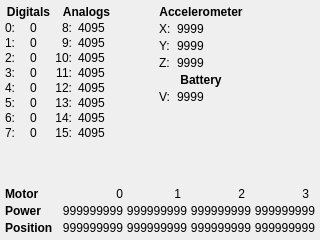
<ui version="4.0" >
 <class>Sensors</class>
 <widget class="QDialog" name="Sensors" >
  <property name="geometry" >
   <rect>
    <x>0</x>
    <y>0</y>
    <width>320</width>
    <height>240</height>
   </rect>
  </property>
  <property name="minimumSize" >
   <size>
    <width>320</width>
    <height>240</height>
   </size>
  </property>
  <property name="maximumSize" >
   <size>
    <width>320</width>
    <height>240</height>
   </size>
  </property>
  <property name="windowTitle" >
   <string>Chumby Sensors</string>
  </property>
  <layout class="QVBoxLayout" name="verticalLayout_2" >
   <property name="spacing" >
    <number>3</number>
   </property>
   <property name="margin" >
    <number>5</number>
   </property>
   <item>
    <layout class="QHBoxLayout" name="horizontalLayout" >
     <item>
      <layout class="QGridLayout" name="gridLayout_4" >
       <property name="spacing" >
        <number>3</number>
       </property>
       <item row="1" column="0" >
        <widget class="QLabel" name="label_11" >
         <property name="minimumSize" >
          <size>
           <width>22</width>
           <height>12</height>
          </size>
         </property>
         <property name="maximumSize" >
          <size>
           <width>22</width>
           <height>12</height>
          </size>
         </property>
         <property name="text" >
          <string>0: </string>
         </property>
        </widget>
       </item>
       <item row="1" column="1" >
        <widget class="QLabel" name="ui_Digital0" >
         <property name="minimumSize" >
          <size>
           <width>22</width>
           <height>12</height>
          </size>
         </property>
         <property name="maximumSize" >
          <size>
           <width>22</width>
           <height>12</height>
          </size>
         </property>
         <property name="text" >
          <string>0</string>
         </property>
        </widget>
       </item>
       <item row="2" column="0" >
        <widget class="QLabel" name="label_12" >
         <property name="minimumSize" >
          <size>
           <width>22</width>
           <height>12</height>
          </size>
         </property>
         <property name="maximumSize" >
          <size>
           <width>22</width>
           <height>12</height>
          </size>
         </property>
         <property name="text" >
          <string>1: </string>
         </property>
        </widget>
       </item>
       <item row="2" column="1" >
        <widget class="QLabel" name="ui_Digital1" >
         <property name="minimumSize" >
          <size>
           <width>22</width>
           <height>12</height>
          </size>
         </property>
         <property name="maximumSize" >
          <size>
           <width>22</width>
           <height>12</height>
          </size>
         </property>
         <property name="text" >
          <string>0</string>
         </property>
        </widget>
       </item>
       <item row="3" column="0" >
        <widget class="QLabel" name="label_13" >
         <property name="minimumSize" >
          <size>
           <width>22</width>
           <height>12</height>
          </size>
         </property>
         <property name="maximumSize" >
          <size>
           <width>22</width>
           <height>12</height>
          </size>
         </property>
         <property name="text" >
          <string>2: </string>
         </property>
        </widget>
       </item>
       <item row="3" column="1" >
        <widget class="QLabel" name="ui_Digital2" >
         <property name="minimumSize" >
          <size>
           <width>22</width>
           <height>12</height>
          </size>
         </property>
         <property name="maximumSize" >
          <size>
           <width>22</width>
           <height>12</height>
          </size>
         </property>
         <property name="text" >
          <string>0</string>
         </property>
        </widget>
       </item>
       <item row="4" column="0" >
        <widget class="QLabel" name="label_14" >
         <property name="minimumSize" >
          <size>
           <width>22</width>
           <height>12</height>
          </size>
         </property>
         <property name="maximumSize" >
          <size>
           <width>22</width>
           <height>12</height>
          </size>
         </property>
         <property name="text" >
          <string>3: </string>
         </property>
        </widget>
       </item>
       <item row="4" column="1" >
        <widget class="QLabel" name="ui_Digital3" >
         <property name="minimumSize" >
          <size>
           <width>22</width>
           <height>12</height>
          </size>
         </property>
         <property name="maximumSize" >
          <size>
           <width>22</width>
           <height>12</height>
          </size>
         </property>
         <property name="text" >
          <string>0</string>
         </property>
        </widget>
       </item>
       <item row="5" column="0" >
        <widget class="QLabel" name="label_15" >
         <property name="minimumSize" >
          <size>
           <width>22</width>
           <height>12</height>
          </size>
         </property>
         <property name="maximumSize" >
          <size>
           <width>22</width>
           <height>12</height>
          </size>
         </property>
         <property name="text" >
          <string>4: </string>
         </property>
        </widget>
       </item>
       <item row="5" column="1" >
        <widget class="QLabel" name="ui_Digital4" >
         <property name="minimumSize" >
          <size>
           <width>22</width>
           <height>12</height>
          </size>
         </property>
         <property name="maximumSize" >
          <size>
           <width>22</width>
           <height>12</height>
          </size>
         </property>
         <property name="text" >
          <string>0</string>
         </property>
        </widget>
       </item>
       <item row="6" column="0" >
        <widget class="QLabel" name="label_16" >
         <property name="minimumSize" >
          <size>
           <width>22</width>
           <height>12</height>
          </size>
         </property>
         <property name="maximumSize" >
          <size>
           <width>22</width>
           <height>12</height>
          </size>
         </property>
         <property name="text" >
          <string>5: </string>
         </property>
        </widget>
       </item>
       <item row="6" column="1" >
        <widget class="QLabel" name="ui_Digital5" >
         <property name="minimumSize" >
          <size>
           <width>22</width>
           <height>12</height>
          </size>
         </property>
         <property name="maximumSize" >
          <size>
           <width>22</width>
           <height>12</height>
          </size>
         </property>
         <property name="text" >
          <string>0</string>
         </property>
        </widget>
       </item>
       <item row="7" column="0" >
        <widget class="QLabel" name="label_17" >
         <property name="minimumSize" >
          <size>
           <width>22</width>
           <height>12</height>
          </size>
         </property>
         <property name="maximumSize" >
          <size>
           <width>22</width>
           <height>12</height>
          </size>
         </property>
         <property name="text" >
          <string>6: </string>
         </property>
        </widget>
       </item>
       <item row="7" column="1" >
        <widget class="QLabel" name="ui_Digital6" >
         <property name="minimumSize" >
          <size>
           <width>22</width>
           <height>12</height>
          </size>
         </property>
         <property name="maximumSize" >
          <size>
           <width>22</width>
           <height>12</height>
          </size>
         </property>
         <property name="text" >
          <string>0</string>
         </property>
        </widget>
       </item>
       <item row="8" column="0" >
        <widget class="QLabel" name="label_19" >
         <property name="minimumSize" >
          <size>
           <width>22</width>
           <height>12</height>
          </size>
         </property>
         <property name="maximumSize" >
          <size>
           <width>22</width>
           <height>12</height>
          </size>
         </property>
         <property name="text" >
          <string>7: </string>
         </property>
        </widget>
       </item>
       <item row="8" column="1" >
        <widget class="QLabel" name="ui_Digital7" >
         <property name="minimumSize" >
          <size>
           <width>22</width>
           <height>12</height>
          </size>
         </property>
         <property name="maximumSize" >
          <size>
           <width>22</width>
           <height>12</height>
          </size>
         </property>
         <property name="text" >
          <string>0</string>
         </property>
        </widget>
       </item>
       <item row="0" column="0" colspan="2" >
        <widget class="QLabel" name="label_21" >
         <property name="font" >
          <font>
           <weight>75</weight>
           <bold>true</bold>
          </font>
         </property>
         <property name="text" >
          <string>Digitals</string>
         </property>
         <property name="alignment" >
          <set>Qt::AlignCenter</set>
         </property>
        </widget>
       </item>
       <item row="9" column="0" >
        <spacer name="verticalSpacer_3" >
         <property name="orientation" >
          <enum>Qt::Vertical</enum>
         </property>
         <property name="sizeHint" stdset="0" >
          <size>
           <width>20</width>
           <height>40</height>
          </size>
         </property>
        </spacer>
       </item>
      </layout>
     </item>
     <item>
      <layout class="QGridLayout" name="gridLayout_2" >
       <property name="spacing" >
        <number>3</number>
       </property>
       <item row="1" column="0" >
        <widget class="QLabel" name="label_18" >
         <property name="minimumSize" >
          <size>
           <width>17</width>
           <height>12</height>
          </size>
         </property>
         <property name="maximumSize" >
          <size>
           <width>17</width>
           <height>12</height>
          </size>
         </property>
         <property name="text" >
          <string> 8:</string>
         </property>
         <property name="alignment" >
          <set>Qt::AlignRight|Qt::AlignTrailing|Qt::AlignVCenter</set>
         </property>
        </widget>
       </item>
       <item row="1" column="1" >
        <widget class="QLabel" name="ui_Analog8" >
         <property name="minimumSize" >
          <size>
           <width>40</width>
           <height>12</height>
          </size>
         </property>
         <property name="maximumSize" >
          <size>
           <width>40</width>
           <height>12</height>
          </size>
         </property>
         <property name="text" >
          <string>4095</string>
         </property>
        </widget>
       </item>
       <item row="2" column="0" >
        <widget class="QLabel" name="label_20" >
         <property name="minimumSize" >
          <size>
           <width>17</width>
           <height>12</height>
          </size>
         </property>
         <property name="maximumSize" >
          <size>
           <width>17</width>
           <height>12</height>
          </size>
         </property>
         <property name="text" >
          <string> 9:</string>
         </property>
         <property name="alignment" >
          <set>Qt::AlignRight|Qt::AlignTrailing|Qt::AlignVCenter</set>
         </property>
        </widget>
       </item>
       <item row="2" column="1" >
        <widget class="QLabel" name="ui_Analog9" >
         <property name="minimumSize" >
          <size>
           <width>40</width>
           <height>12</height>
          </size>
         </property>
         <property name="maximumSize" >
          <size>
           <width>40</width>
           <height>12</height>
          </size>
         </property>
         <property name="text" >
          <string>4095</string>
         </property>
        </widget>
       </item>
       <item row="3" column="0" >
        <widget class="QLabel" name="label_22" >
         <property name="minimumSize" >
          <size>
           <width>17</width>
           <height>12</height>
          </size>
         </property>
         <property name="maximumSize" >
          <size>
           <width>17</width>
           <height>12</height>
          </size>
         </property>
         <property name="text" >
          <string>10:</string>
         </property>
         <property name="alignment" >
          <set>Qt::AlignRight|Qt::AlignTrailing|Qt::AlignVCenter</set>
         </property>
        </widget>
       </item>
       <item row="3" column="1" >
        <widget class="QLabel" name="ui_Analog10" >
         <property name="minimumSize" >
          <size>
           <width>40</width>
           <height>12</height>
          </size>
         </property>
         <property name="maximumSize" >
          <size>
           <width>40</width>
           <height>12</height>
          </size>
         </property>
         <property name="text" >
          <string>4095</string>
         </property>
        </widget>
       </item>
       <item row="4" column="0" >
        <widget class="QLabel" name="label_24" >
         <property name="minimumSize" >
          <size>
           <width>17</width>
           <height>12</height>
          </size>
         </property>
         <property name="maximumSize" >
          <size>
           <width>17</width>
           <height>12</height>
          </size>
         </property>
         <property name="text" >
          <string>11:</string>
         </property>
         <property name="alignment" >
          <set>Qt::AlignRight|Qt::AlignTrailing|Qt::AlignVCenter</set>
         </property>
        </widget>
       </item>
       <item row="4" column="1" >
        <widget class="QLabel" name="ui_Analog11" >
         <property name="minimumSize" >
          <size>
           <width>40</width>
           <height>12</height>
          </size>
         </property>
         <property name="maximumSize" >
          <size>
           <width>40</width>
           <height>12</height>
          </size>
         </property>
         <property name="text" >
          <string>4095</string>
         </property>
        </widget>
       </item>
       <item row="5" column="0" >
        <widget class="QLabel" name="label_26" >
         <property name="minimumSize" >
          <size>
           <width>17</width>
           <height>12</height>
          </size>
         </property>
         <property name="maximumSize" >
          <size>
           <width>17</width>
           <height>12</height>
          </size>
         </property>
         <property name="text" >
          <string>12:</string>
         </property>
         <property name="alignment" >
          <set>Qt::AlignRight|Qt::AlignTrailing|Qt::AlignVCenter</set>
         </property>
        </widget>
       </item>
       <item row="5" column="1" >
        <widget class="QLabel" name="ui_Analog12" >
         <property name="minimumSize" >
          <size>
           <width>40</width>
           <height>12</height>
          </size>
         </property>
         <property name="maximumSize" >
          <size>
           <width>40</width>
           <height>12</height>
          </size>
         </property>
         <property name="text" >
          <string>4095</string>
         </property>
        </widget>
       </item>
       <item row="6" column="0" >
        <widget class="QLabel" name="label_28" >
         <property name="minimumSize" >
          <size>
           <width>17</width>
           <height>12</height>
          </size>
         </property>
         <property name="maximumSize" >
          <size>
           <width>17</width>
           <height>12</height>
          </size>
         </property>
         <property name="text" >
          <string>13:</string>
         </property>
         <property name="alignment" >
          <set>Qt::AlignRight|Qt::AlignTrailing|Qt::AlignVCenter</set>
         </property>
        </widget>
       </item>
       <item row="6" column="1" >
        <widget class="QLabel" name="ui_Analog13" >
         <property name="minimumSize" >
          <size>
           <width>40</width>
           <height>12</height>
          </size>
         </property>
         <property name="maximumSize" >
          <size>
           <width>40</width>
           <height>12</height>
          </size>
         </property>
         <property name="text" >
          <string>4095</string>
         </property>
        </widget>
       </item>
       <item row="7" column="0" >
        <widget class="QLabel" name="label_30" >
         <property name="minimumSize" >
          <size>
           <width>17</width>
           <height>12</height>
          </size>
         </property>
         <property name="maximumSize" >
          <size>
           <width>17</width>
           <height>12</height>
          </size>
         </property>
         <property name="text" >
          <string>14:</string>
         </property>
         <property name="alignment" >
          <set>Qt::AlignRight|Qt::AlignTrailing|Qt::AlignVCenter</set>
         </property>
        </widget>
       </item>
       <item row="7" column="1" >
        <widget class="QLabel" name="ui_Analog14" >
         <property name="minimumSize" >
          <size>
           <width>40</width>
           <height>12</height>
          </size>
         </property>
         <property name="maximumSize" >
          <size>
           <width>40</width>
           <height>12</height>
          </size>
         </property>
         <property name="text" >
          <string>4095</string>
         </property>
        </widget>
       </item>
       <item row="8" column="0" >
        <widget class="QLabel" name="label_32" >
         <property name="minimumSize" >
          <size>
           <width>17</width>
           <height>12</height>
          </size>
         </property>
         <property name="maximumSize" >
          <size>
           <width>17</width>
           <height>12</height>
          </size>
         </property>
         <property name="text" >
          <string>15:</string>
         </property>
         <property name="alignment" >
          <set>Qt::AlignRight|Qt::AlignTrailing|Qt::AlignVCenter</set>
         </property>
        </widget>
       </item>
       <item row="8" column="1" >
        <widget class="QLabel" name="ui_Analog15" >
         <property name="minimumSize" >
          <size>
           <width>40</width>
           <height>12</height>
          </size>
         </property>
         <property name="maximumSize" >
          <size>
           <width>40</width>
           <height>12</height>
          </size>
         </property>
         <property name="text" >
          <string>4095</string>
         </property>
        </widget>
       </item>
       <item row="9" column="0" >
        <spacer name="verticalSpacer_2" >
         <property name="orientation" >
          <enum>Qt::Vertical</enum>
         </property>
         <property name="sizeHint" stdset="0" >
          <size>
           <width>20</width>
           <height>40</height>
          </size>
         </property>
        </spacer>
       </item>
       <item row="0" column="0" colspan="2" >
        <widget class="QLabel" name="label_9" >
         <property name="font" >
          <font>
           <weight>75</weight>
           <bold>true</bold>
          </font>
         </property>
         <property name="text" >
          <string>Analogs</string>
         </property>
         <property name="alignment" >
          <set>Qt::AlignCenter</set>
         </property>
        </widget>
       </item>
      </layout>
     </item>
     <item>
      <spacer name="horizontalSpacer_2" >
       <property name="orientation" >
        <enum>Qt::Horizontal</enum>
       </property>
       <property name="sizeHint" stdset="0" >
        <size>
         <width>40</width>
         <height>20</height>
        </size>
       </property>
      </spacer>
     </item>
     <item>
      <layout class="QGridLayout" name="gridLayout" >
       <item row="0" column="0" colspan="2" >
        <widget class="QLabel" name="label" >
         <property name="font" >
          <font>
           <weight>75</weight>
           <bold>true</bold>
          </font>
         </property>
         <property name="text" >
          <string>Accelerometer</string>
         </property>
         <property name="alignment" >
          <set>Qt::AlignCenter</set>
         </property>
        </widget>
       </item>
       <item row="1" column="0" >
        <widget class="QLabel" name="label_3" >
         <property name="text" >
          <string>X: </string>
         </property>
        </widget>
       </item>
       <item row="1" column="1" >
        <widget class="QLabel" name="ui_AccelerometerX" >
         <property name="sizePolicy" >
          <sizepolicy vsizetype="Preferred" hsizetype="Expanding" >
           <horstretch>0</horstretch>
           <verstretch>0</verstretch>
          </sizepolicy>
         </property>
         <property name="text" >
          <string>9999</string>
         </property>
        </widget>
       </item>
       <item row="2" column="0" >
        <widget class="QLabel" name="label_4" >
         <property name="text" >
          <string>Y: </string>
         </property>
        </widget>
       </item>
       <item row="2" column="1" >
        <widget class="QLabel" name="ui_AccelerometerY" >
         <property name="sizePolicy" >
          <sizepolicy vsizetype="Preferred" hsizetype="Expanding" >
           <horstretch>0</horstretch>
           <verstretch>0</verstretch>
          </sizepolicy>
         </property>
         <property name="text" >
          <string>9999</string>
         </property>
        </widget>
       </item>
       <item row="3" column="0" >
        <widget class="QLabel" name="label_5" >
         <property name="text" >
          <string>Z: </string>
         </property>
        </widget>
       </item>
       <item row="3" column="1" >
        <widget class="QLabel" name="ui_AccelerometerZ" >
         <property name="sizePolicy" >
          <sizepolicy vsizetype="Preferred" hsizetype="Expanding" >
           <horstretch>0</horstretch>
           <verstretch>0</verstretch>
          </sizepolicy>
         </property>
         <property name="text" >
          <string>9999</string>
         </property>
        </widget>
       </item>
       <item row="4" column="0" colspan="2" >
        <widget class="QLabel" name="label_2" >
         <property name="font" >
          <font>
           <weight>75</weight>
           <bold>true</bold>
          </font>
         </property>
         <property name="text" >
          <string>Battery</string>
         </property>
         <property name="alignment" >
          <set>Qt::AlignCenter</set>
         </property>
        </widget>
       </item>
       <item row="5" column="0" >
        <widget class="QLabel" name="label_10" >
         <property name="text" >
          <string>V: </string>
         </property>
        </widget>
       </item>
       <item row="5" column="1" >
        <widget class="QLabel" name="ui_BatteryVoltage" >
         <property name="text" >
          <string>9999</string>
         </property>
        </widget>
       </item>
       <item row="6" column="1" >
        <spacer name="verticalSpacer_4" >
         <property name="orientation" >
          <enum>Qt::Vertical</enum>
         </property>
         <property name="sizeHint" stdset="0" >
          <size>
           <width>20</width>
           <height>40</height>
          </size>
         </property>
        </spacer>
       </item>
      </layout>
     </item>
     <item>
      <spacer name="horizontalSpacer" >
       <property name="orientation" >
        <enum>Qt::Horizontal</enum>
       </property>
       <property name="sizeHint" stdset="0" >
        <size>
         <width>40</width>
         <height>20</height>
        </size>
       </property>
      </spacer>
     </item>
     <item>
      <layout class="QVBoxLayout" name="verticalLayout" >
       <item>
        <widget class="QPushButton" name="ui_CloseButton" >
         <property name="minimumSize" >
          <size>
           <width>30</width>
           <height>30</height>
          </size>
         </property>
         <property name="maximumSize" >
          <size>
           <width>30</width>
           <height>30</height>
          </size>
         </property>
         <property name="text" >
          <string/>
         </property>
         <property name="icon" >
          <iconset resource="icons/icons.qrc" >
           <normaloff>:/actions/Crystal_Clear_action_button_cancel.png</normaloff>:/actions/Crystal_Clear_action_button_cancel.png</iconset>
         </property>
         <property name="iconSize" >
          <size>
           <width>30</width>
           <height>30</height>
          </size>
         </property>
         <property name="flat" >
          <bool>true</bool>
         </property>
        </widget>
       </item>
       <item>
        <spacer name="verticalSpacer" >
         <property name="orientation" >
          <enum>Qt::Vertical</enum>
         </property>
         <property name="sizeHint" stdset="0" >
          <size>
           <width>20</width>
           <height>40</height>
          </size>
         </property>
        </spacer>
       </item>
      </layout>
     </item>
    </layout>
   </item>
   <item>
    <layout class="QGridLayout" name="gridLayout_3" >
     <property name="spacing" >
      <number>3</number>
     </property>
     <item row="0" column="1" >
      <widget class="QLabel" name="label_34" >
       <property name="text" >
        <string>0</string>
       </property>
       <property name="alignment" >
        <set>Qt::AlignRight|Qt::AlignTrailing|Qt::AlignVCenter</set>
       </property>
      </widget>
     </item>
     <item row="0" column="2" >
      <widget class="QLabel" name="label_35" >
       <property name="minimumSize" >
        <size>
         <width>55</width>
         <height>0</height>
        </size>
       </property>
       <property name="maximumSize" >
        <size>
         <width>55</width>
         <height>16777215</height>
        </size>
       </property>
       <property name="text" >
        <string>1</string>
       </property>
       <property name="alignment" >
        <set>Qt::AlignRight|Qt::AlignTrailing|Qt::AlignVCenter</set>
       </property>
      </widget>
     </item>
     <item row="0" column="3" >
      <widget class="QLabel" name="label_36" >
       <property name="minimumSize" >
        <size>
         <width>55</width>
         <height>0</height>
        </size>
       </property>
       <property name="maximumSize" >
        <size>
         <width>55</width>
         <height>16777215</height>
        </size>
       </property>
       <property name="text" >
        <string>2</string>
       </property>
       <property name="alignment" >
        <set>Qt::AlignRight|Qt::AlignTrailing|Qt::AlignVCenter</set>
       </property>
      </widget>
     </item>
     <item row="0" column="4" >
      <widget class="QLabel" name="label_37" >
       <property name="minimumSize" >
        <size>
         <width>55</width>
         <height>0</height>
        </size>
       </property>
       <property name="maximumSize" >
        <size>
         <width>55</width>
         <height>16777215</height>
        </size>
       </property>
       <property name="text" >
        <string>3</string>
       </property>
       <property name="alignment" >
        <set>Qt::AlignRight|Qt::AlignTrailing|Qt::AlignVCenter</set>
       </property>
      </widget>
     </item>
     <item row="1" column="0" >
      <widget class="QLabel" name="label_38" >
       <property name="font" >
        <font>
         <weight>75</weight>
         <bold>true</bold>
        </font>
       </property>
       <property name="text" >
        <string>Power</string>
       </property>
      </widget>
     </item>
     <item row="1" column="1" >
      <widget class="QLabel" name="ui_Motor0Power" >
       <property name="text" >
        <string>999999999</string>
       </property>
       <property name="alignment" >
        <set>Qt::AlignRight|Qt::AlignTrailing|Qt::AlignVCenter</set>
       </property>
      </widget>
     </item>
     <item row="1" column="2" >
      <widget class="QLabel" name="ui_Motor1Power" >
       <property name="text" >
        <string>999999999</string>
       </property>
       <property name="alignment" >
        <set>Qt::AlignRight|Qt::AlignTrailing|Qt::AlignVCenter</set>
       </property>
      </widget>
     </item>
     <item row="1" column="3" >
      <widget class="QLabel" name="ui_Motor2Power" >
       <property name="text" >
        <string>999999999</string>
       </property>
       <property name="alignment" >
        <set>Qt::AlignRight|Qt::AlignTrailing|Qt::AlignVCenter</set>
       </property>
      </widget>
     </item>
     <item row="1" column="4" >
      <widget class="QLabel" name="ui_Motor3Power" >
       <property name="text" >
        <string>999999999</string>
       </property>
       <property name="alignment" >
        <set>Qt::AlignRight|Qt::AlignTrailing|Qt::AlignVCenter</set>
       </property>
      </widget>
     </item>
     <item row="2" column="0" >
      <widget class="QLabel" name="label_43" >
       <property name="font" >
        <font>
         <weight>75</weight>
         <bold>true</bold>
        </font>
       </property>
       <property name="text" >
        <string>Position</string>
       </property>
      </widget>
     </item>
     <item row="2" column="1" >
      <widget class="QLabel" name="ui_Motor0Position" >
       <property name="text" >
        <string>999999999</string>
       </property>
       <property name="alignment" >
        <set>Qt::AlignRight|Qt::AlignTrailing|Qt::AlignVCenter</set>
       </property>
      </widget>
     </item>
     <item row="2" column="2" >
      <widget class="QLabel" name="ui_Motor1Position" >
       <property name="text" >
        <string>999999999</string>
       </property>
       <property name="alignment" >
        <set>Qt::AlignRight|Qt::AlignTrailing|Qt::AlignVCenter</set>
       </property>
      </widget>
     </item>
     <item row="2" column="3" >
      <widget class="QLabel" name="ui_Motor2Position" >
       <property name="text" >
        <string>999999999</string>
       </property>
       <property name="alignment" >
        <set>Qt::AlignRight|Qt::AlignTrailing|Qt::AlignVCenter</set>
       </property>
      </widget>
     </item>
     <item row="2" column="4" >
      <widget class="QLabel" name="ui_Motor3Position" >
       <property name="text" >
        <string>999999999</string>
       </property>
       <property name="alignment" >
        <set>Qt::AlignRight|Qt::AlignTrailing|Qt::AlignVCenter</set>
       </property>
      </widget>
     </item>
     <item row="0" column="0" >
      <widget class="QLabel" name="label_33" >
       <property name="font" >
        <font>
         <weight>75</weight>
         <bold>true</bold>
        </font>
       </property>
       <property name="text" >
        <string>Motor</string>
       </property>
      </widget>
     </item>
    </layout>
   </item>
  </layout>
 </widget>
 <resources>
  <include location="icons/icons.qrc" />
 </resources>
 <connections>
  <connection>
   <sender>ui_CloseButton</sender>
   <signal>clicked()</signal>
   <receiver>Sensors</receiver>
   <slot>close()</slot>
   <hints>
    <hint type="sourcelabel" >
     <x>297</x>
     <y>21</y>
    </hint>
    <hint type="destinationlabel" >
     <x>159</x>
     <y>119</y>
    </hint>
   </hints>
  </connection>
 </connections>
</ui>
